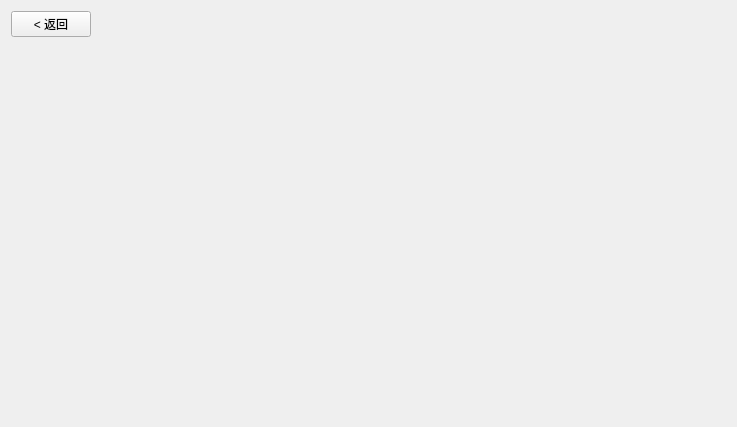
<?xml version="1.0" encoding="UTF-8"?>
<ui version="4.0">
 <class>CompassPane</class>
 <widget class="QWidget" name="CompassPane">
  <property name="geometry">
   <rect>
    <x>0</x>
    <y>0</y>
    <width>737</width>
    <height>427</height>
   </rect>
  </property>
  <property name="windowTitle">
   <string>Form</string>
  </property>
  <layout class="QVBoxLayout" name="verticalLayout" stretch="1,10">
   <item>
    <layout class="QHBoxLayout" name="horizontalLayout">
     <item>
      <widget class="QPushButton" name="pushButton">
       <property name="text">
        <string>&lt; 返回</string>
       </property>
      </widget>
     </item>
     <item>
      <spacer name="horizontalSpacer">
       <property name="orientation">
        <enum>Qt::Horizontal</enum>
       </property>
       <property name="sizeHint" stdset="0">
        <size>
         <width>40</width>
         <height>20</height>
        </size>
       </property>
      </spacer>
     </item>
    </layout>
   </item>
   <item>
    <layout class="QHBoxLayout" name="horizontalLayout_2" stretch="5">
     <property name="leftMargin">
      <number>200</number>
     </property>
     <item>
      <widget class="QLabel" name="label">
       <property name="text">
        <string/>
       </property>
      </widget>
     </item>
    </layout>
   </item>
  </layout>
 </widget>
 <resources/>
 <connections/>
</ui>
